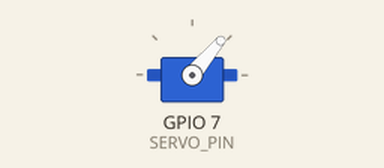
A sketch run on a simulated ESP32-C3. On the bench: servo.

Above: at 0.05 s.
At 0.4 s:
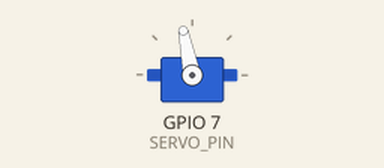
At 0.75 s:
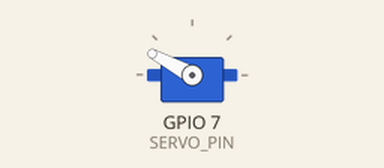
At 1.5 s:
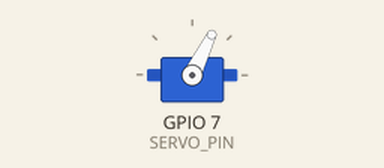
Timing chart, 0 to 3.7 s (numbered marks = the images above):
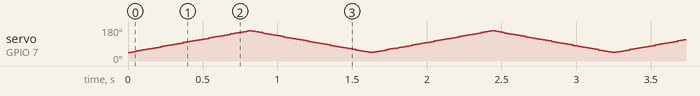

The sketch:

1_servoSweep.ino
```cpp
/*
  DM3014 Interactive Devices, Ashley Hi 2026
  Week 9 - Remote Interfaces
  ESP32-C3 Servo Sweep
  Servo sweeps clockwise & anticlockwise from 0º – 180º.
  Additional Components: Servo Motor
*/

// ====== Reference Libraries ======
#include <ESP32Servo.h>

// ====== Set Servo ======
#define SERVO_PIN 7

// ====== Create Servo Objects ======
Servo servo;
int pos = 0;

void setup() {
  servo.attach(SERVO_PIN, 500, 2000); // min/max of 500us – 2000us for accurate 0º – 180º sweep
}

void loop() {
	servo.write(16);
	for (pos = 45; pos <= 160; pos += 1) { // 0º – 180º in steps of 1º
		servo.write(pos); // set servo position to 'pos'
		delay(7); // wait 10ms for servo to reach position
	}
	for (pos = 160; pos >= 45; pos -= 1) { // 180º – 0º in steps of 1º
		servo.write(pos);
		delay(7);
	}
}
```
